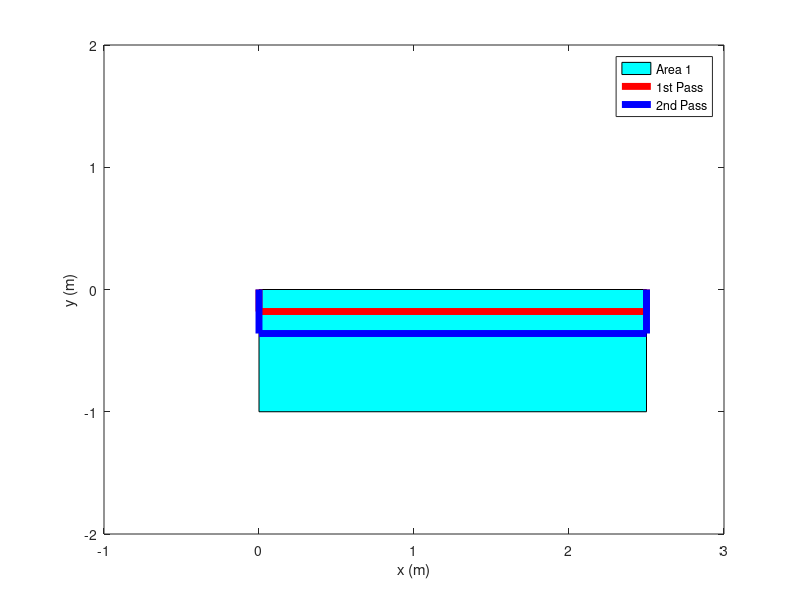

This figure's MATLAB source:
fill([0 0 2.5 2.5] , [0 -1 -1 0],"c")
hold on
plot([0 0 2.5 2.5], [0 -0.18 -0.18  0],"r-",'LineWidth',5)
plot([0 0 2.5 2.5], [0 -0.18*2 -0.18*2  0],"b-",'LineWidth',5)
legend("Area 1", "1st Pass", "2nd Pass")
axis([-1 3 -2 2])
    xlabel('x (m)');
    ylabel('y (m)');
%pbaspect([1 1 1])